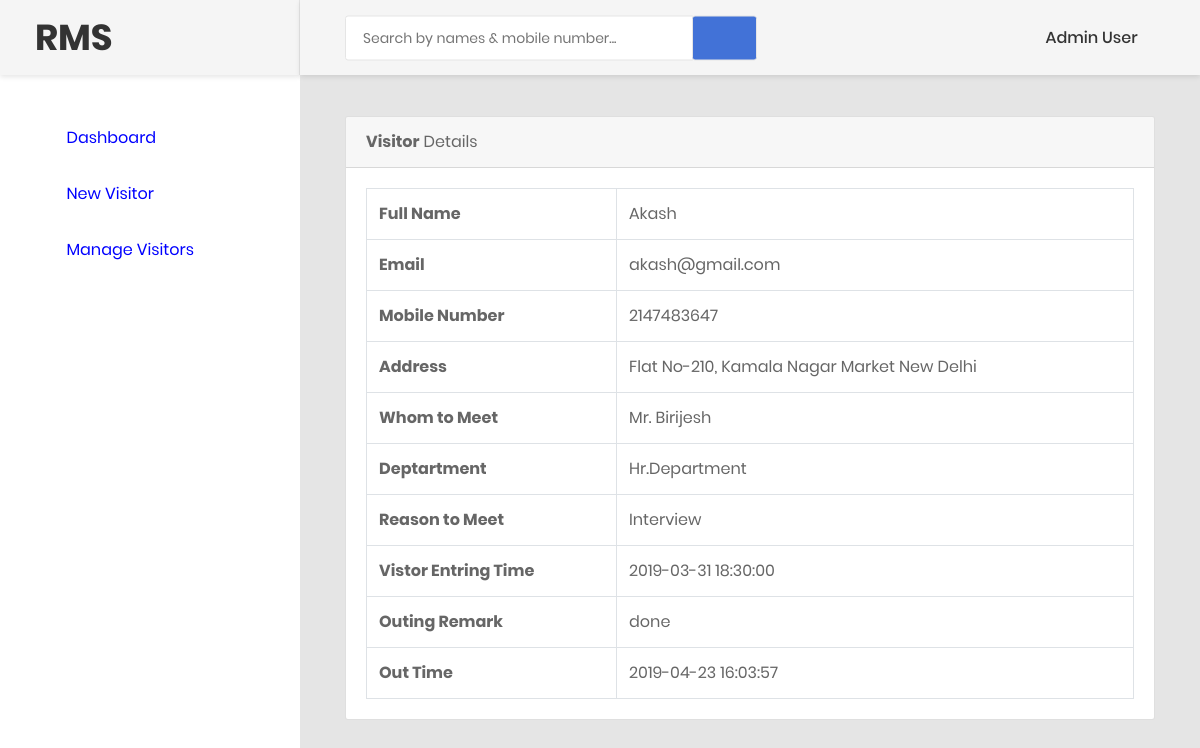
Screenshot of /cvms/visitor-detail.php?editid=1 (signed in) with the database file from the repository.
### tables this page shows
CREATE TABLE `tblvisitor` (
  `ID` int(5) NOT NULL,
  `FullName` varchar(120) DEFAULT NULL,
  `Email` varchar(120) DEFAULT NULL,
  `MobileNumber` bigint(11) DEFAULT NULL,
  `Address` varchar(250) DEFAULT NULL,
  `WhomtoMeet` varchar(120) DEFAULT NULL,
  `Deptartment` varchar(120) DEFAULT NULL,
  `ReasontoMeet` varchar(120) DEFAULT NULL,
  `EnterDate` timestamp NULL DEFAULT current_timestamp(),
  `remark` varchar(255) DEFAULT NULL,
  `outtime` timestamp NULL DEFAULT NULL ON UPDATE current_timestamp()
);

### cvms/visitor-detail.php (the view, shortened to what this page needs)
<?php
include('includes/dbconnection.php');
if (strlen($_SESSION['cvmsaid']==0)) {
  header('location:logout.php');
  } else{
?>
<!DOCTYPE html>
<html lang="en">
<head>
    <link href="css/font-face.css" rel="stylesheet" media="all">
    <link href="vendor/font-awesome-5/css/fontawesome-all.min.css" rel="stylesheet" media="all">
    <link href="vendor/font-awesome-4.7/css/font-awesome.min.css" rel="stylesheet" media="all">
    <link href="vendor/mdi-font/css/material-design-iconic-font.min.css" rel="stylesheet" media="all">
    <link href="vendor/bootstrap-4.1/bootstrap.min.css" rel="stylesheet" media="all">
    <link href="vendor/animsition/animsition.min.css" rel="stylesheet" media="all">
    <link href="vendor/bootstrap-progressbar/bootstrap-progressbar-3.3.4.min.css" rel="stylesheet" media="all">
    <link href="vendor/wow/animate.css" rel="stylesheet" media="all">
    <link href="vendor/css-hamburgers/hamburgers.min.css" rel="stylesheet" media="all">
    <link href="vendor/slick/slick.css" rel="stylesheet" media="all">
    <link href="vendor/select2/select2.min.css" rel="stylesheet" media="all">
    <link href="vendor/perfect-scrollbar/perfect-scrollbar.css" rel="stylesheet" media="all">
    <link href="css/theme.css" rel="stylesheet" media="all">
</head>
<body class="animsition">
    <div class="page-wrapper">
        <?php include_once('includes/sidebar.php');?>
        <div class="page-container">
            <?php include_once('includes/header.php');?>
            <div class="main-content">
                <div class="section__content section__content--p30">
                    <div class="container-fluid">
                        <div class="row">
                            <div class="col-lg-12">
                                <div class="card">
                                    <div class="card-header">
                                        <strong>Visitor</strong>  Details
                                    </div>
                                    <div class="card-body card-block">
  <?php
 $eid=$_GET['editid'];
$ret=mysqli_query($con,"select * from  tblvisitor where ID='$eid'");
while ($row=mysqli_fetch_array($ret)) {
?><table border="1" class="table table-bordered mg-b-0">
                                            <tr>
    <th>Full Name</th>
    <td><?php  echo $row['FullName'];?></td>
  </tr>
   <tr>
    <th>Email</th>
    <td><?php  echo $row['Email'];?></td>
  </tr>
  <tr>
    <th>Mobile Number</th>
    <td><?php  echo $row['MobileNumber'];?></td>
  </tr>
  <tr>
    <th>Address</th>
    <td><?php  echo $row['Address'];?></td>
  </tr>
  <tr>
    <th>Whom to Meet</th>
    <td><?php  echo $row['WhomtoMeet'];?></td>
  </tr>
  <tr>
    <th>Deptartment</th>
    <td><?php  echo $row['Deptartment'];?></td>
  </tr>
  <tr>
    <th>Reason to Meet</th>
    <td><?php  echo $row['ReasontoMeet'];?></td>
  </tr>
  <tr>
    <th>Vistor Entring Time</th>
    <td><?php  echo $row['EnterDate'];?></td>
  </tr>
<?php if($row['remark']==""){ ?>
    <form method="post">
         <tr>
    <th>Outing Remark :</th>
    <td>
    <textarea name="remark" placeholder="" rows="12" cols="14" class="form-control wd-450" required="true"></textarea></td>
  </tr>
 <tr align="center">
    <td colspan="2"><button type="submit" name="submit" class="btn btn-primary btn-sm">Update</button></td>
  </tr>
                                        </form>
               <?php } else { ?>
<tr>
    <th>Outing Remark </th>
    <td><?php echo $row['remark']; ?></td>
  </tr>
<tr>
<th>Out Time</th>
<td><?php echo $row['outtime']; ?>  </td>
<?php } ?>
</tr>
</table>
                                    </div>
                                </div>
                        </div>
                            </div>
                </div>
                </div>
            </div>
        </div>
</body>
</html>
<?php }  ?>
<?php }  ?>

### cvms/includes/header.php (shortened to what this page needs)
<header class="header-desktop">
                <div class="section__content section__content--p30">
                    <div class="container-fluid">
                        <div class="header-wrap">
                            <form class="form-header" name="search" action="search-visitor.php" method="post">
                                <input class="au-input au-input--xl" type="text" name="searchdata" id="searchdata" placeholder="Search by names &amp; mobile number..." />
                                <button class="au-btn--submit" type="submit" name="search">
                                    <i class="zmdi zmdi-search"></i>
                                </button>
                            </form>
                            <div class="header-button">
                                 <?php
$adminid=$_SESSION['cvmsaid'];
$ret=mysqli_query($con,"select AdminName from tbladmin where ID='$adminid'");
$row=mysqli_fetch_array($ret);
$name=$row['AdminName'];
?>
                                <div class="account-wrap">
                                    <div class="account-item clearfix js-item-menu">
                                        <div class="content">
                                            <a class="js-acc-btn" href="#"><?php echo $name; ?></a>
                                        </div>
                                    </div>
                                </div>
                            </div>
                        </div>
                    </div>
                </div>
            </header>

### rows the page displays
tblvisitor: FullName "Akash", Email "akash@gmail.com", MobileNumber "2147483647", Address "Flat No-210, Kamala Nagar Market New Delhi", WhomtoMeet "Mr. Birijesh", Deptartment "Hr.Department", ReasontoMeet "Interview", EnterDate "2019-03-31 18:30:00", remark "done", outtime "2019-04-23 16:03:57"

### other values shown
$name "Admin User"
